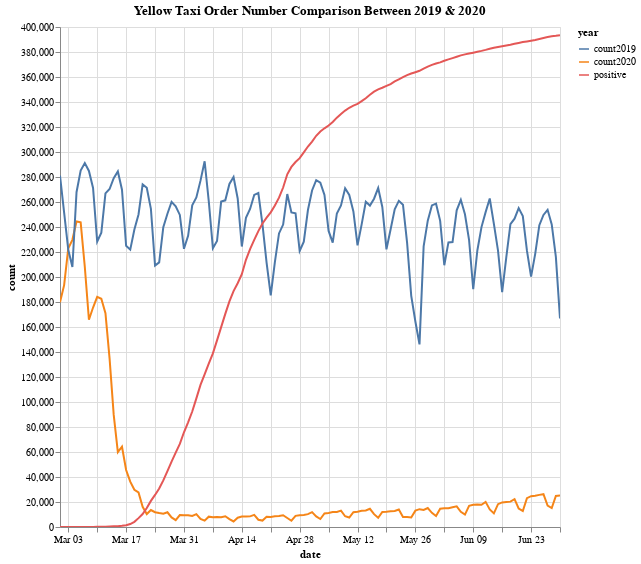

The notebook cell saved with this chart:
### Code cell
alt.Chart(yellow_count_long_form, title="Yellow Taxi Order Number Comparison Between 2019 & 2020").mark_line().encode(
    x=alt.X("date:T"),
    y="count:Q",
    color='year:N',
    tooltip=list(yellow_count_long_form.columns)
).properties(
    width=500,
    height=500
).interactive()

### Figure 1 — Vega-Lite specification as saved in the notebook (floating-point values rounded to 4 significant figures; data arrays with more than 128 entries replaced by an {"elided": "..."} marker saying what was removed)
{"config": {"view": {"continuousWidth": 400, "continuousHeight": 300}}, "data": {"name": "data-dbf82c8c76379cb66819fc6858d603ce"}, "mark": "line", "encoding": {"color": {"type": "nominal", "field": "year"}, "tooltip": [{"type": "nominal", "field": "date"}, {"type": "nominal", "field": "year"}, {"type": "quantitative", "field": "count"}], "x": {"type": "temporal", "field": "date"}, "y": {"type": "quantitative", "field": "count"}}, "height": 500, "selection": {"selector007": {"type": "interval", "bind": "scales", "encodings": ["x", "y"]}}, "title": "Yellow Taxi Order Number Comparison Between 2019 & 2020", "width": 500, "$schema": "https://vega.github.io/schema/vega-lite/v4.8.1.json", "datasets": {"data-dbf82c8c76379cb66819fc6858d603ce": {"elided": "366 records"}}}
